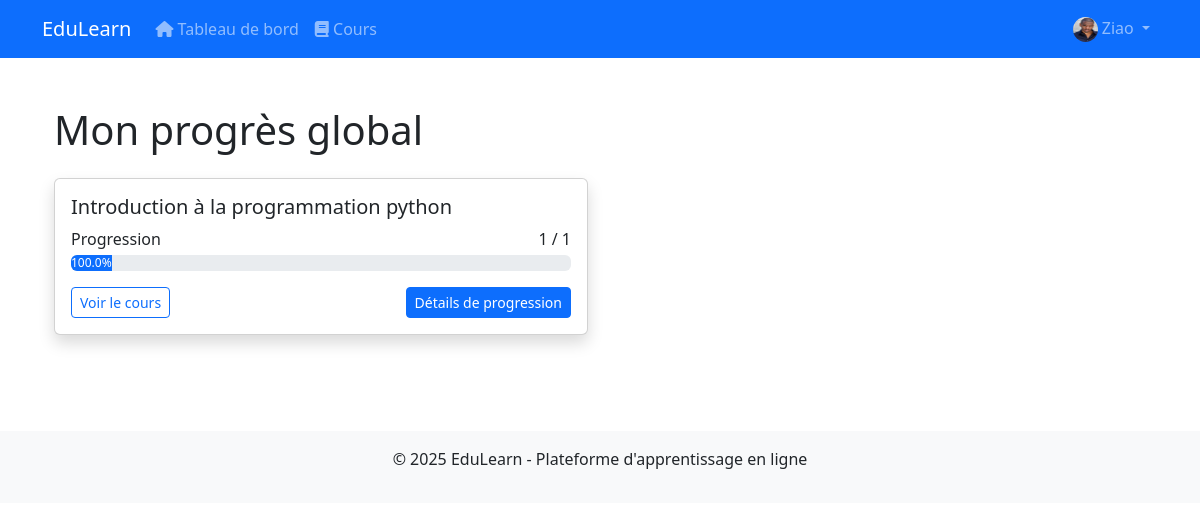
The app's page /dashboard/progress/ (signed in) with its own data.
### users/models.py (models this page shows, shortened)
class User(AbstractUser):
    STUDENT = 'student'
    TEACHER = 'teacher'
    ADMIN = 'admin'
    ROLE_CHOICES = [
        (STUDENT, 'Élève'),
        (TEACHER, 'Enseignant'),
        (ADMIN, 'Administrateur'),
    ]
    role = models.CharField(max_length=10, choices=ROLE_CHOICES, default=STUDENT)
    profile_pic = models.ImageField(upload_to='profile_pics', blank=True, null=True)
    bio = models.TextField(blank=True, null=True)
    def is_admin_user(self):
        return self.role == self.ADMIN and self.is_active

### courses/models.py (models this page shows, shortened)
class Course(models.Model):
    title = models.CharField(max_length=200)
    subject = models.ForeignKey(Subject, on_delete=models.CASCADE, related_name='courses')
    teacher = models.ForeignKey(User, on_delete=models.CASCADE, related_name='courses_teaching')
    description = models.TextField()
    image = models.ImageField(upload_to='course_images', blank=True, null=True)
    created_at = models.DateTimeField(auto_now_add=True)
    updated_at = models.DateTimeField(auto_now=True)
    students = models.ManyToManyField(User, related_name='courses_enrolled', blank=True)

### dashboard/views.py (the view, shortened to what this page needs)
# urls.py: path('progress/', views.student_progress, name='student_progress'),
@login_required
def student_progress(request, course_id=None):
    user = request.user
    enrolled_courses = user.courses_enrolled.all()
    courses_progress = []
    for course in enrolled_courses:
        total_content = Content.objects.filter(chapter__course=course).count()
        completed_content = StudentProgress.objects.filter(
            student=user,
            content__chapter__course=course,
            completed=True
        ).count()
        progress_percentage = 0
        if total_content > 0:
            progress_percentage = (completed_content / total_content) * 100
        courses_progress.append({
            'course': course,
            'progress_percentage': progress_percentage,
            'completed_content': completed_content,
            'total_content': total_content
        })
    context = {
        'courses_progress': courses_progress
    }
    return render(request, 'dashboard/student_progress_overview.html', context)

### templates/dashboard/student_progress_overview.html (shortened to what this page needs)
{% extends 'base.html' %}
{% block content %}
<div class="container py-4">
    <h1 class="mb-4">Mon progrès global</h1>
    <div class="row">
        {% for course_progress in courses_progress %}
        <div class="col-md-6 mb-4">
            <div class="card shadow">
                <div class="card-body">
                    <h5 class="card-title">{{ course_progress.course.title }}</h5>
                    <div class="mb-3">
                        <div class="d-flex justify-content-between mb-1">
                            <span>Progression</span>
                            <span>{{ course_progress.completed_content }} / {{ course_progress.total_content }}</span>
                        </div>
                        <div class="progress">
                            <div class="progress-bar" role="progressbar" width="{{ course_progress.progress_percentage }}%"
                                aria-valuenow="{{ course_progress.progress_percentage }}" aria-valuemin="0" aria-valuemax="100">
                                {{ course_progress.progress_percentage|floatformat:1 }}%
                            </div>
                        </div>
                    </div>
                    <div class="d-flex justify-content-between">
                        <a href="{% url 'courses:course_detail' course_progress.course.id %}" class="btn btn-sm btn-outline-primary">
                            Voir le cours
                        </a>
                        <a href="{% url 'dashboard:student_progress' course_progress.course.id %}" class="btn btn-sm btn-primary">
                            Détails de progression
                        </a>
                    </div>
                </div>
            </div>
        </div>
        {% endfor %}
    </div>
</div>
{% endblock %}

### templates/base.html (shortened to what this page needs)
<!DOCTYPE html>
<html lang="fr">
<head>
    <link href="https://cdn.jsdelivr.net/npm/bootstrap@5.3.0/dist/css/bootstrap.min.css" rel="stylesheet">
    <link rel="stylesheet" href="https://cdnjs.cloudflare.com/ajax/libs/font-awesome/6.4.0/css/all.min.css">
</head>
<body>
    <nav class="navbar navbar-expand-lg navbar-dark bg-primary">
        <div class="container">
            <a class="navbar-brand" href="{% url 'home' %}">EduLearn</a>
            <div class="collapse navbar-collapse" id="navbarNav">
                <ul class="navbar-nav">
                    {% if user.is_authenticated %}
                        <li class="nav-item">
                            <a class="nav-link" href="{% url 'dashboard:home' %}">
                                <i class="fas fa-home"></i> Tableau de bord
                            </a>
                        </li>
                        <li class="nav-item">
                            <a class="nav-link" href="{% url 'courses:course_list' %}">
                                <i class="fas fa-book"></i> Cours
                            </a>
                        </li>
                    {% endif %}
                </ul>
                <ul class="navbar-nav ms-auto">
                    {% if user.is_authenticated %}
                        <li class="nav-item dropdown">
                            <a class="nav-link dropdown-toggle" href="#" id="userDropdown" role="button" data-bs-toggle="dropdown">
                                {% if user.profile_pic %}
                                    <img src="{{ user.profile_pic.url }}" alt="Profile" class="rounded-circle" style="width: 25px; height: 25px;">
                                {% else %}
                                    <i class="fas fa-user-circle"></i>
                                {% endif %}
                                {{ user.username }}
                            </a>
                        </li>
                    {% endif %}
                </ul>
            </div>
        </div>
    </nav>
    <div class="container mt-4">
        {% block content %}{% endblock %}
    </div>
    <footer class="mt-5 py-3 bg-light text-center">
        <div class="container">
            <p>&copy; {% now "Y" %} EduLearn - Plateforme d'apprentissage en ligne</p>
        </div>
    </footer>
</body>
</html>

### records on screen
User: profile_pic (picture), username "Ziao"
Course: course "Introduction à la programmation python", completed_content "1", total_content "1", progress_percentage "100.0"
